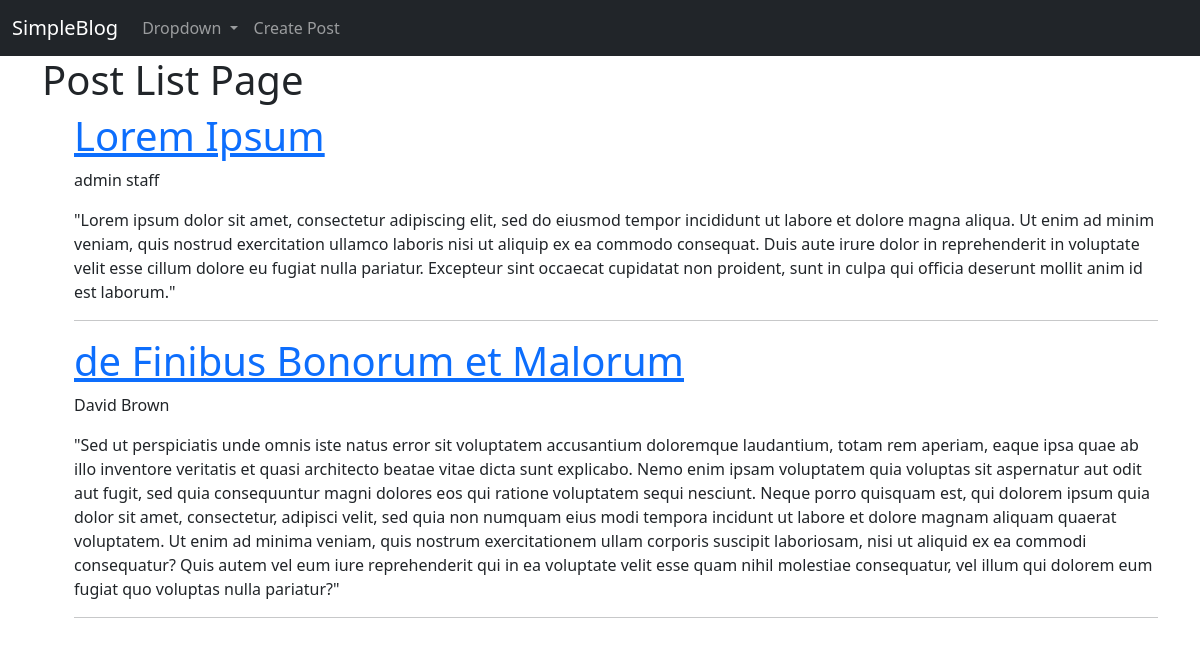
Before: / with the older database file.
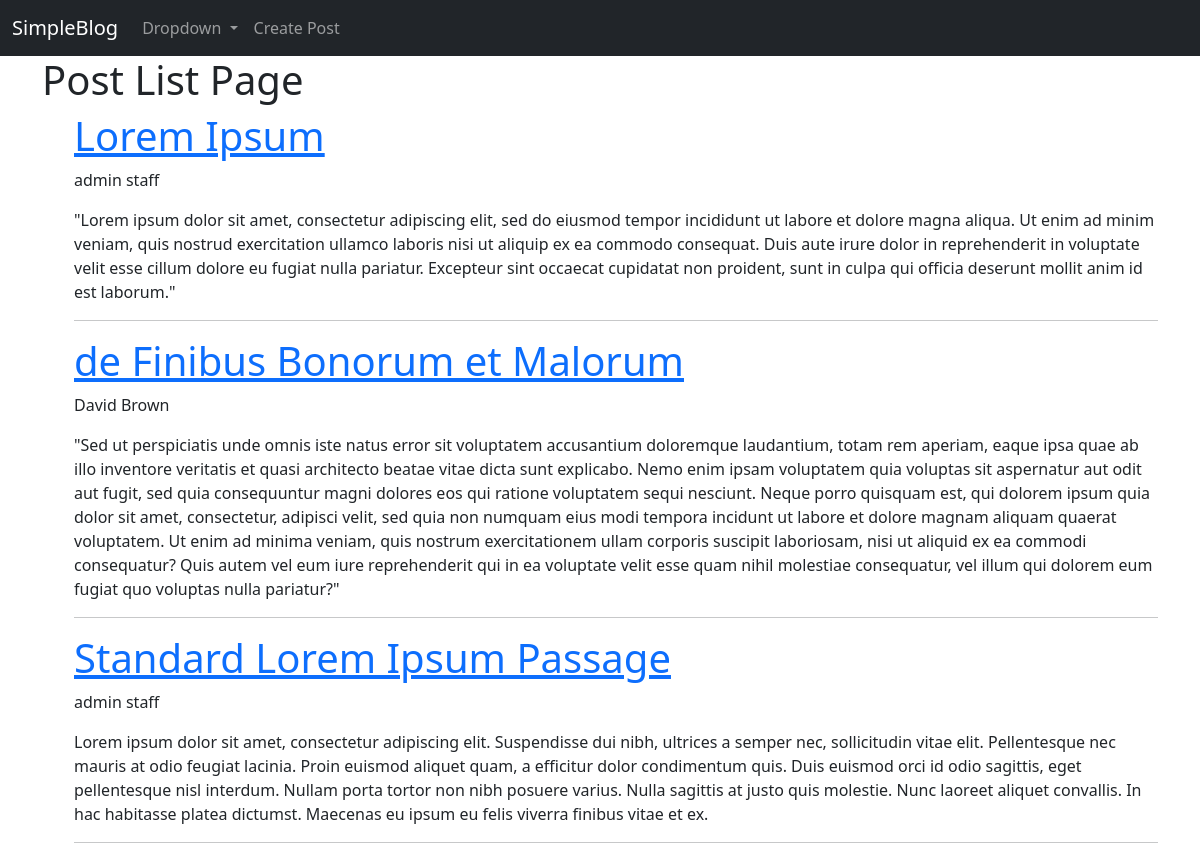
After: the same page with the newer database file.
### blog/models.py (models this page shows, shortened)
class Post(models.Model):
    title = models.CharField(max_length=255)
    author = models.ForeignKey(User, on_delete=models.CASCADE)
    body = models.TextField()

### blog/views.py (the view)
# urls.py: path('', PostListView.as_view(), name = 'post-list'),
class PostListView(ListView):
    model = Post
    template_name = 'post_list.html'

### blog/templates/post_list.html (shortened to what this page needs)
{% extends 'base.html' %}
{% block content %}
<h1>Post List Page</h1>
{%  for post in object_list %}
    <ul>
        <a href="{% url 'post-detail' post.pk %}"><h1>{{ post.title }}</h1></a>
        <p>{{ post.author.first_name}} {{ post.author.last_name}}</p>
        <p>{{ post.body }}</p>
        <hr>
    </ul>
{% endfor %}
{% endblock %}

### blog/templates/base.html (shortened to what this page needs)
<!doctype html>
<html lang="en">
  <head>
    <link href="https://cdn.jsdelivr.net/npm/bootstrap@5.3.3/dist/css/bootstrap.min.css"
    rel="stylesheet"
>
  </head>
  <body>
    {% include 'navbar.html' %}
    <div class="container">
        {% block content %}
        {% endblock %}
    </div>
  </body>
</html>

### blog/templates/navbar.html (shortened to what this page needs)
    <nav class="navbar navbar-expand-lg navbar-dark bg-dark">
        <div class="container-fluid">
          <a class="navbar-brand" href="{% url 'post-list' %}">SimpleBlog</a>
          <div class="collapse navbar-collapse" id="navbarSupportedContent">
            <ul class="navbar-nav me-auto mb-2 mb-lg-0">
              <li class="nav-item dropdown">
                <a class="nav-link dropdown-toggle" href="#" role="button" data-bs-toggle="dropdown" aria-expanded="false">
                  Dropdown
                </a>
              </li>
              <li class="nav-item">
                <a class="nav-link" href="{%url 'post-create' %}">Create Post</a>
              </li>
            </ul>
          </div>
        </div>
      </nav>

Changed rows visible on the page:
added Post: title "Standard Lorem Ipsum Passage", author.first_name "admin", author.last_name "staff", body "Lorem ipsum dolor sit amet, consectetur adipiscing elit. Suspendisse dui nibh, ultrices a semper nec, sollicitudin vitae elit. Pellentesque nec mauris at odio feugiat lacinia. Proin euismod aliquet quam, a efficitur dolor condimentum quis. Duis euismod orci id odio sagittis, eget pellentesque nisl interdum. Nullam porta tortor non nibh posuere varius. Nulla sagittis at justo quis molestie. Nunc laoreet aliquet convallis. In hac habitasse platea dictumst. Maecenas eu ipsum eu felis viverra finibus vitae et ex."
